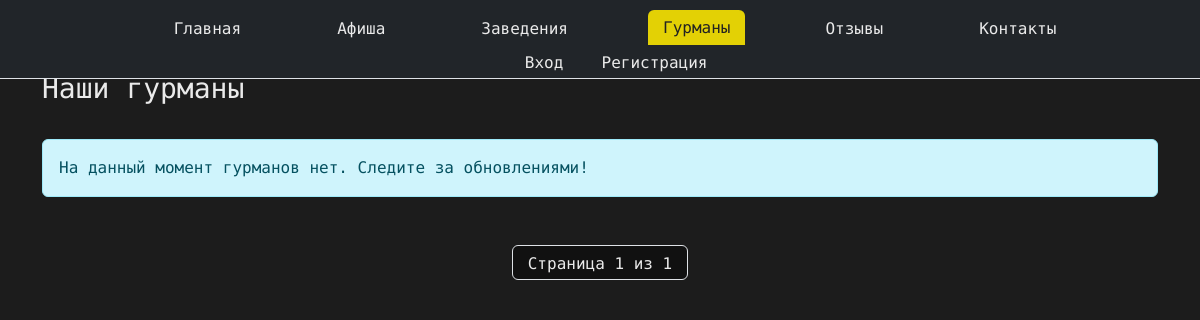
Page /gourmands/ on the earlier database version.
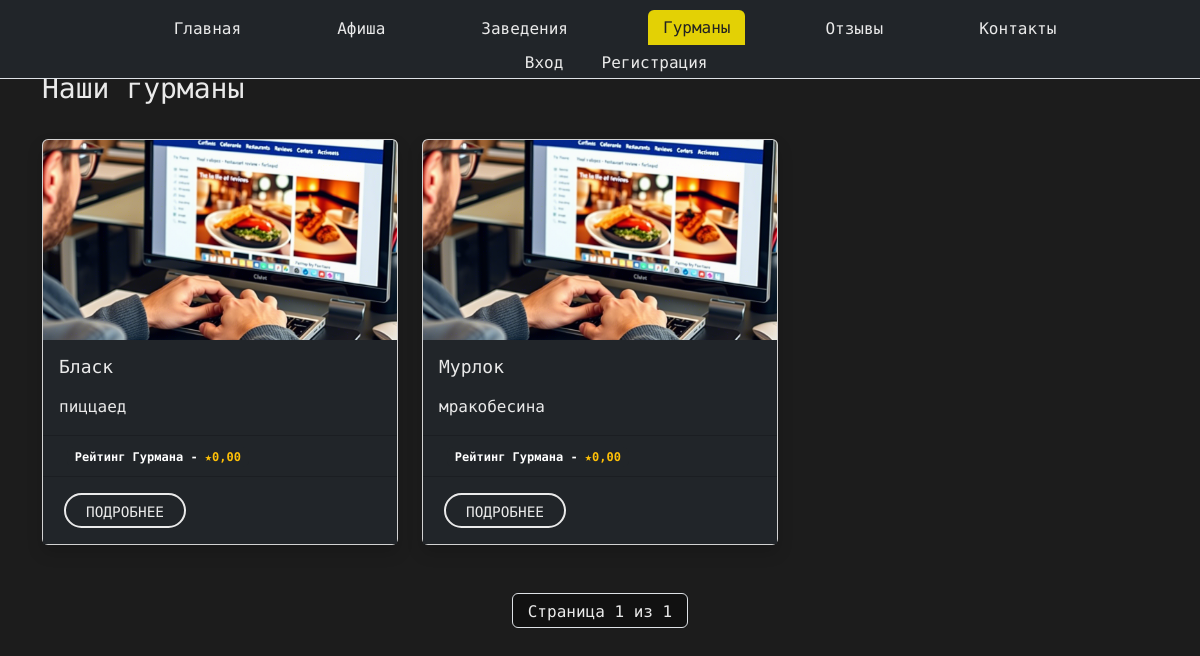
Same page on the later database version.
### landing/models.py (models this page shows, shortened)
class GourmandProfile(models.Model):
    user = models.OneToOneField(User, on_delete=models.CASCADE, related_name='gourmand_profile')
    description = models.TextField(blank=True)
    rating = models.DecimalField(max_digits=5, decimal_places=2, default=0.00)
    image = models.ImageField(upload_to="gourmands/", blank=True, null=True)

class User(AbstractBaseUser, PermissionsMixin):
    ROLE_CHOICES = (
        ("gourmand", "Гурман"),
        ("owner", "Владелец заведения"),
    )
    email = models.EmailField(unique=True)
    first_name = models.CharField(max_length=30, blank=True)
    last_name = models.CharField(max_length=30, blank=True)
    role = models.CharField(max_length=10, choices=ROLE_CHOICES, default="gourmand")
    is_active = models.BooleanField(default=True)
    is_staff = models.BooleanField(default=False)
    objects = UserManager()
    USERNAME_FIELD = "email"
    REQUIRED_FIELDS = ["first_name", "last_name"]

### landing/views.py (the view)
# urls.py: path('gourmands/', views.gourmands, name='gourmands'),
def gourmands(request):
    gourmands_list = GourmandProfile.objects.all().order_by("id")
    paginator = Paginator(gourmands_list, 3)
    page_number = request.GET.get('page')
    gourmands_page = paginator.get_page(page_number)
    return render(request, 'gourmands/gourmands.html', {'gourmands': gourmands_page})

### templates/gourmands/gourmands.html (shortened to what this page needs)
{% extends 'landing/base.html' %}
{% load static %}
{% block content %}
<div class="container my-5">
    <h1 class="mb-4 pt-4 custom-text-color">Наши гурманы</h1>
    {% if gourmands %}
        <div class="row row-cols-1 row-cols-md-3 g-4">
            {% for gourmand in gourmands %}
            <div class="col">
                <div class="card h-100 shadow">
                    <img src="{% if gourmand.image %}{{ gourmand.image.url }}{% else %}{% static 'img/default.png' %}{% endif %}"
                         class="card-img-top img-fluid"
                         alt="image"
                         style="height: 200px; object-fit: cover;">
                    <div class="card-body bg-dark">
                        <h3 class="card-title bg-dark custom-text-color">{{ gourmand.user.first_name }} {{ gourmand.last_name }}</h3>
                        <p class="card-text custom-text-color">{{ gourmand.description|truncatewords:20 }}</p>
                    </div>
                    <ul class="list-group list-group-flush bg-dark">
                        <li class="list-group-item bg-dark">
                                <span class="badge bg-secondary me-1 bg-dark">
                                    Рейтинг Гурмана - <span class="text-warning">★{{ gourmand.rating }}</span>
                                </span>
                        </li>
                    </ul>
                    <div class="card-body text-center bg-dark">
                        <div class="button_user">
                            <a href="{% url 'gourmand' gourmand.user.id %}" class="custom-button">
                                Подробнее
                            </a>
                        </div>
                    </div>
                </div>
            </div>
            {% endfor %}
        </div>
    {% else %}
        <div class="alert alert-info" role="alert">
            На данный момент гурманов нет. Следите за обновлениями!
        </div>
    {% endif %}
</div>
<nav aria-label="Page navigation">
  <ul class="pagination justify-content-center">
    <li class="page-item custom-button">
      <span class="page-link bg_dark pag_size">Страница {{ gourmands.number }} из {{ gourmands.paginator.num_pages }}</span>
    </li>
  </ul>
</nav>
{% endblock %}

### templates/landing/base.html (shortened to what this page needs)
{% load static %}
<!DOCTYPE html>
<html lang="ru">
<head>
    <link href="https://cdn.jsdelivr.net/npm/bootstrap@5.3.3/dist/css/bootstrap.min.css" rel="stylesheet">
    <link rel="stylesheet" href="{% static 'css/style.css' %}">
</head>
<body class="main-layout">
{% include 'includes/header.html' %}
{% block content %}
{% endblock %}
</body>
</html>

### templates/includes/header.html
{% load static %}
{% url 'events' as events_url %}
{% url 'places' as places_url %}
{% url 'index' as index_url %}
{% url 'reviews' as reviews_url %}
{% url 'gourmands' as gourmands_url %}
{% url 'contacts' as contacts_url %}
<div class="container">
  <div class="right_header_info fixed-top navbar-light bg-dark">
    <ul class="nav nav-tabs nav nav-link contact-info">
      <li class="nav-item button_user">
        <a class="button nav-link {% if request.path == index_url %}active{% endif %}" href="{% url 'index' %}">Главная</a>
      </li>
      <li class="nav-item button_user">
        <a class="button nav-link {% if request.path == events_url %}active{% endif %}" href="{% url 'events' %}">Афиша</a>
      </li>
      <li class="nav-item button_user">
        <a class="button nav-link {% if request.path == places_url %}active{% endif %}" href="{% url 'places' %}">Заведения</a>
      </li>
      <li class="nav-item button_user">
        <a class="button nav-link {% if request.path == gourmands_url %}active{% endif %}" href="{% url 'gourmands' %}">Гурманы</a>
      </li>
      <li class="nav-item button_user">
        <a class="button nav-link {% if request.path == reviews_url %}active{% endif %}" href="{% url 'reviews' %}">Отзывы</a>
      </li>
      <li class="nav-item button_user">
        <a class="button nav-link {% if request.path == contacts_url %}active{% endif %}" href="{% url 'contacts' %}">Контакты</a>
      </li>
      {% if request.user.is_authenticated %}
        <li class="nav-item button_user">
          <a class="button nav-link active" href="{% url 'profile' %}">{{ request.user.first_name }} {{ request.user.last_name }}</a>
          <a class="button nav-link" href="{% url 'signout' %}">Выход</a>
        </li>
      {% else %}
        <li class="button_user">
          <a class="button nav-link" href="{% url 'signin' %}" >Вход</a>
          <a class="button nav-link" href="{% url 'signup' %}" >Регистрация</a>
        </li>
      {% endif %}
    </ul>
  </div>
</div>

### landing/static/css/style.css (style rules this page uses)
body { background-color: #1c1c1c; color: white; font-family: 'LXGW WenKai Mono TC', 'Arial', sans-serif; }
a { color: #1f1f1f; text-decoration: none !important; outline: none !important; transition: all 0.3s ease-in-out; }
h1, h2, h3, h4, h5, h6 { letter-spacing: 0; font-weight: normal; position: relative; padding: 0 0 10px 0; line-height: normal; color: #111111; margin: 0; }
h1 { font-size: 28px; }
h3 { font-size: 18px; }
.contact-info { display: flex; align-items: center; justify-content: center; }
.contact-info li { display: flex; align-items: center; margin-right: 15px; }
.button_user a:hover, .button_user a:focus, .button_user a.active { background: #e3d105; color: #fff; border-color: #e3d105; color: #222; }
.button_user a { float: left; min-width: 75px; height: 35px; text-align: center; line-height: 35px; position: relative; padding: 0 15px; margin: 0 2px; }
.right_header_info { padding-top: 10px; width: 100%; }
.right_header_info ul { list-style: none; padding: 0; margin: 0; }
.right_header_info ul li { display: inline; font-size: 16px; margin-left: 45px; color: #eaeaea; font-weight: 400; }
.right_header_info ul li a { color: #eaeaea; font-weight: 300; }
.button_user .custom-button { display: inline-block; min-width: 120px; height: 35px; line-height: 35px; text-align: center; padding: 0 20px; margin: 0 5px; color: #eaeaea; border: 2px solid #eaeaea; border-radius: 25px; transition: all 0.3s ease; text-transform: uppercase; font-size: 0.9rem; }
.custom-text-color { color: #eaeaea; }
.nav-link.active { background: #e3d105 !important; color: #222 !important; border-color: #e3d105 !important; }
.button_user a:hover, .button_user a:focus, .button_user a.active { background: #e3d105; color: #000000; border: none !important; }
.bg_dark { color: #eaeaea; background: #111111; }
.pag_size { float: left; min-width: 100px; height: 35px; text-align: center; line-height: 35px; position: relative; padding: 0 15px!important; margin: 0 2px!important; }

Differences in the rows shown:
added GourmandProfile: image (picture), user.first_name "Бласк", description "пиццаед", rating "0,00"
added GourmandProfile: image (picture), user.first_name "Мурлок", description "мракобесина", rating "0,00"
Other differences:
text no longer shown: "На данный момент гурманов нет. Следите за обновлениями!"
